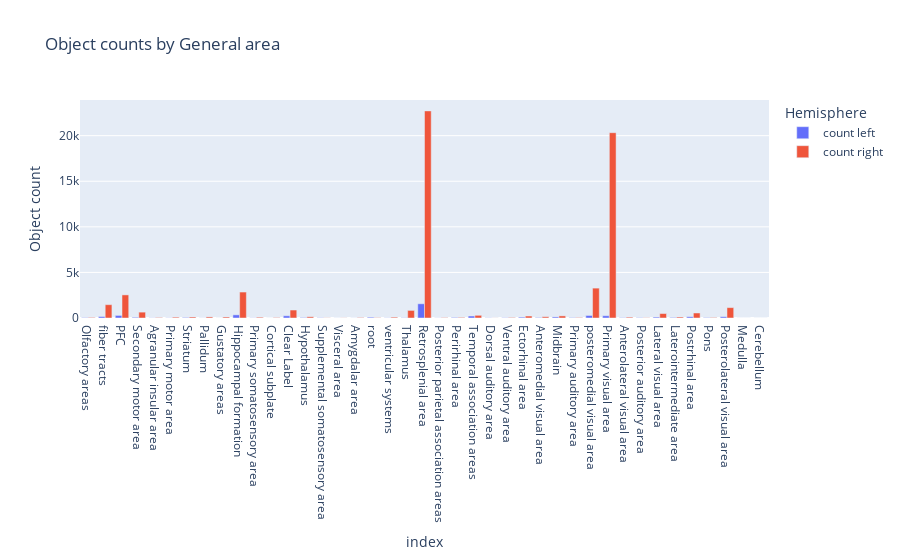

The cell this chart's notebook holds for it:
### Code cell
# same plot with plotly
def plotly_plot(combined_regions, title):
    # x-axis should be the General area, y-axis should be the count of objects in each hemisphere
    fig = px.bar(
        combined_regions,
        x=combined_regions.index,
        y=["count left", "count right"],
        labels={"value": "Object count", "variable": "Hemisphere"},
        title=title,
    )
    fig.update_layout(barmode="group")
    return fig


normal = count_area_pixel_size(
    white_220241203_p7_13_n1, black_220241203_p7_13_n1, 0, 10000
)
plotly_plot(normal, "Object counts by General area")

### Figure 1 — Plotly figure (JSON) as saved in the notebook; plotly's stock layout.template omitted (floating-point values rounded to 4 significant figures)
{"data": [{"hovertemplate": "Hemisphere=count left<br>index=%{x}<br>Object count=%{y}<extra></extra>", "legendgroup": "count left", "marker": {"color": "#636efa", "pattern": {"shape": ""}}, "name": "count left", "orientation": "v", "showlegend": true, "textposition": "auto", "type": "bar", "x": ["Olfactory areas", "fiber tracts", "PFC", "Secondary motor area", "Agranular insular area", "Primary motor area", "Striatum", "Pallidum", "Gustatory areas", "Hippocampal formation", "Primary somatosensory area", "Cortical subplate", "Clear Label", "Hypothalamus", "Supplemental somatosensory area", "Visceral area", "Amygdalar area", "root", "ventricular systems", "Thalamus", "Retrosplenial area", "Posterior parietal association areas", "Perirhinal area", "Temporal association areas", "Dorsal auditory area", "Ventral auditory area", "Ectorhinal area", "Anteromedial visual area", "Midbrain", "Primary auditory area", "posteromedial visual area", "Primary visual area", "Anterolateral visual area", "Posterior auditory area", "Lateral visual area", "Laterointermediate area", "Postrhinal area", "Pons", "Posterolateral visual area", "Medulla", "Cerebellum"], "xaxis": "x", "y": [39, 156, 283, 76, 19, 17, 59, 11, 1, 346, 17, 3, 242, 54, 27, 5, 7, 84, 18, 26, 1560, 12, 61, 216, 20, 27, 93, 51, 117, 42, 276, 249, 34, 34, 100, 60, 139, 43, 142, 3, 2], "yaxis": "y"}, {"hovertemplate": "Hemisphere=count right<br>index=%{x}<br>Object count=%{y}<extra></extra>", "legendgroup": "count right", "marker": {"color": "#EF553B", "pattern": {"shape": ""}}, "name": "count right", "orientation": "v", "showlegend": true, "textposition": "auto", "type": "bar", "x": ["Olfactory areas", "fiber tracts", "PFC", "Secondary motor area", "Agranular insular area", "Primary motor area", "Striatum", "Pallidum", "Gustatory areas", "Hippocampal formation", "Primary somatosensory area", "Cortical subplate", "Clear Label", "Hypothalamus", "Supplemental somatosensory area", "Visceral area", "Amygdalar area", "root", "ventricular systems", "Thalamus", "Retrosplenial area", "Posterior parietal association areas", "Perirhinal area", "Temporal association areas", "Dorsal auditory area", "Ventral auditory area", "Ectorhinal area", "Anteromedial visual area", "Midbrain", "Primary auditory area", "posteromedial visual area", "Primary visual area", "Anterolateral visual area", "Posterior auditory area", "Lateral visual area", "Laterointermediate area", "Postrhinal area", "Pons", "Posterolateral visual area", "Medulla", "Cerebellum"], "xaxis": "x", "y": [59, 1461, 2534, 644, 52, 92, 112, 119, 111, 2848, 84, 45, 874, 135, 16, 12, 45, 32, 93, 832, 22716, 38, 64, 294, 8, 55, 216, 140, 230, 46, 3278, 20326, 91, 25, 489, 107, 550, 54, 1138, 2, 1], "yaxis": "y"}], "layout": {"barmode": "group", "legend": {"title": {"text": "Hemisphere"}, "tracegroupgap": 0}, "title": {"text": "Object counts by General area"}, "xaxis": {"anchor": "y", "domain": [0, 1], "title": {"text": "index"}}, "yaxis": {"anchor": "x", "domain": [0, 1], "title": {"text": "Object count"}}}}
